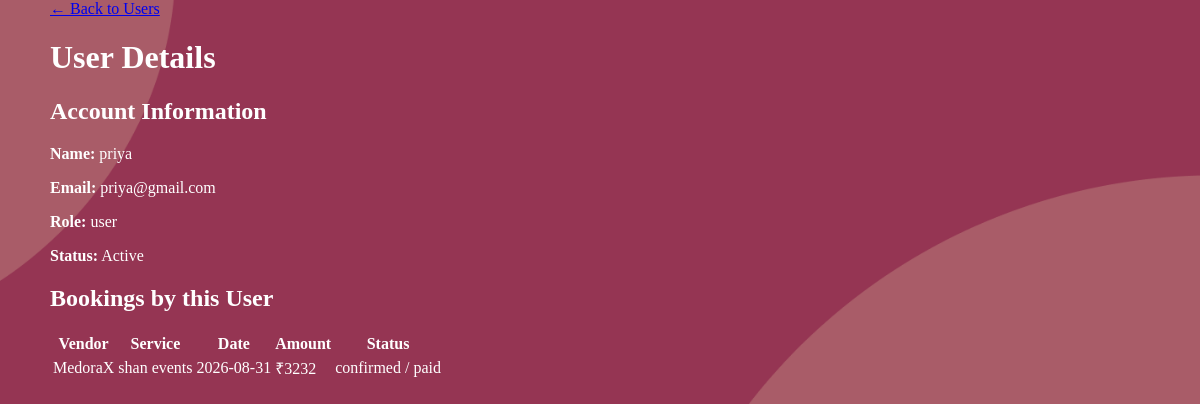
Page /admin/view_user/16 (signed in) on the earlier database version.
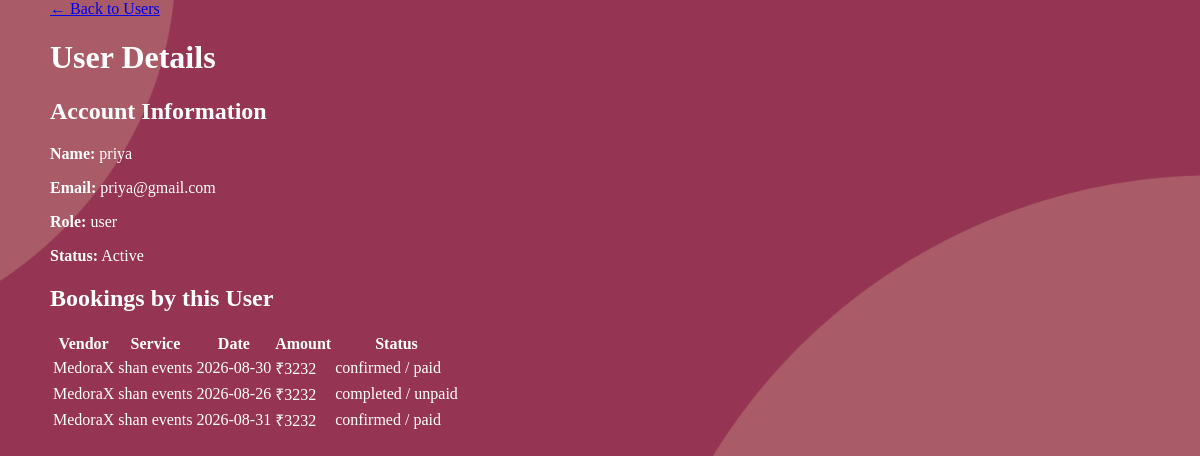
Same page on the later database version.
### tables this page shows
CREATE TABLE users (
            id INTEGER PRIMARY KEY AUTOINCREMENT,
            full_name TEXT NOT NULL,
            email TEXT UNIQUE NOT NULL,
            password TEXT NOT NULL,
            role TEXT CHECK(role IN ('user', 'admin', 'eventmanager')) NOT NULL,
            is_approved INTEGER DEFAULT 0, -- 0=Pending, 1=Approved by Admin
            created_at TIMESTAMP DEFAULT CURRENT_TIMESTAMP
        , reset_otp TEXT, is_active INTEGER DEFAULT 1);

CREATE TABLE bookings (
            id INTEGER PRIMARY KEY AUTOINCREMENT,
            client_id INTEGER NOT NULL,
            manager_id INTEGER NOT NULL,
            service_id INTEGER,
            event_date DATE NOT NULL,
            status TEXT DEFAULT 'pending', -- pending, confirmed, rejected
            total_amount REAL,
            payment_status TEXT DEFAULT 'unpaid',
            created_at TIMESTAMP DEFAULT CURRENT_TIMESTAMP, client_phone TEXT, client_message TEXT, selected_package TEXT, event_location TEXT, cancelled_by TEXT, cancel_reason TEXT, transaction_id TEXT, receipt_number TEXT,
            FOREIGN KEY (client_id) REFERENCES users (id),
            FOREIGN KEY (manager_id) REFERENCES users (id),
            FOREIGN KEY (service_id) REFERENCES services (id)
        );

CREATE TABLE manager_profiles (
            id INTEGER PRIMARY KEY AUTOINCREMENT,
            user_id INTEGER NOT NULL,
            business_name TEXT NOT NULL,
            phone TEXT NOT NULL,
            license_path TEXT, -- Path to uploaded JPEG/PDF license
            bio TEXT,
            base_price REAL DEFAULT 0.0,
            rating REAL DEFAULT 0.0, profile_pic TEXT, location TEXT, -- For the "Ratings/Reviews system"
            FOREIGN KEY (user_id) REFERENCES users (id) ON DELETE CASCADE
        );

CREATE TABLE services (
                id INTEGER PRIMARY KEY AUTOINCREMENT,
                manager_id INTEGER NOT NULL,
                category TEXT,
                service_name TEXT NOT NULL,
                service_location TEXT,       
                services_offered TEXT,       
                experience_years INTEGER,    
                pricing TEXT,                
                images TEXT,                 
                description TEXT, unavailable_dates TEXT, pkg_basic_name TEXT DEFAULT 'Basic (Silver)', pkg_basic_price REAL DEFAULT 0.0, pkg_basic_desc TEXT, pkg_premium_name TEXT DEFAULT 'Premium (Gold)', pkg_premium_price REAL DEFAULT 0.0, pkg_premium_desc TEXT, pkg_luxury_name TEXT DEFAULT 'Luxury (Platinum)', pkg_luxury_price REAL DEFAULT 0.0, pkg_luxury_desc TEXT, package_tier TEXT DEFAULT 'Standard', is_active INTEGER DEFAULT 1,
                FOREIGN KEY (manager_id) REFERENCES users (id) ON DELETE CASCADE
            );

### app.py (the view)
@app.route('/admin/view_user/<int:user_id>')
def admin_view_user(user_id):
    if 'user_id' not in session or session['role'] != 'admin':
        return redirect(url_for('index'))
    conn = get_db_connection()
    user = conn.execute("SELECT * FROM users WHERE id=? AND role='user'", (user_id,)).fetchone()
    if not user:
        conn.close()
        flash("User not found.")
        return redirect(url_for('admin_users'))
    bookings = conn.execute('''
        SELECT b.*, m.business_name, s.service_name
        FROM bookings b
        JOIN manager_profiles m ON b.manager_id=m.user_id
        LEFT JOIN services s ON b.service_id=s.id
        WHERE b.client_id=? ORDER BY b.created_at DESC
    ''', (user_id,)).fetchall()
    conn.close()
    return render_template('admin_view_user.html', user=user, bookings=bookings)

### app.py (called while the page is built)
def get_db_connection():
    conn = sqlite3.connect('database.db', timeout=10)
    conn.row_factory = sqlite3.Row
    conn.execute("PRAGMA foreign_keys = ON")
    return conn

### frontend/templates/admin_view_user.html
<!DOCTYPE html><html lang="en"><head><meta charset="UTF-8"><meta name="viewport" content="width=device-width, initial-scale=1"><title>User Details | Evenzo Admin</title><link rel="stylesheet" href="{{ url_for('static', filename='styles.css') }}"></head><body><main class="main" style="margin:0 auto;max-width:1100px"><a href="{{ url_for('admin_users') }}" class="btn btn-outline">← Back to Users</a><h1>User Details</h1><div class="card"><h2>Account Information</h2><p><strong>Name:</strong> {{ user.full_name }}</p><p><strong>Email:</strong> {{ user.email }}</p><p><strong>Role:</strong> {{ user.role }}</p><p><strong>Status:</strong> {{ 'Active' if user.is_active else 'Inactive' }}</p></div><div class="card"><h2>Bookings by this User</h2>{% if bookings %}<table><tr><th>Vendor</th><th>Service</th><th>Date</th><th>Amount</th><th>Status</th></tr>{% for b in bookings %}<tr><td>{{ b.business_name }}</td><td>{{ b.service_name or '—' }}</td><td>{{ b.event_date }}</td><td>₹{{ '%.0f'|format(b.total_amount or 0) }}</td><td>{{ b.status }} / {{ b.payment_status }}</td></tr>{% endfor %}</table>{% else %}<p>No bookings found.</p>{% endif %}</div></main></body></html>

### frontend/static/styles.css (style rules this page uses)
body { margin: 0; padding: 0; background: url('/static/images/5.png'); color: white; background-size: cover; background-position: center; background-attachment: fixed; }
body { animation: fadeIn 0.8s ease-out; }
.main { animation: fadeIn 1s ease-out; }

Differences in the rows shown:
added bookings: business_name "MedoraX", service_name "shan events", event_date "2026-08-30", total_amount "3232", status "confirmed", payment_status "paid"
added bookings: business_name "MedoraX", service_name "shan events", event_date "2026-08-26", total_amount "3232", status "completed", payment_status "unpaid"
